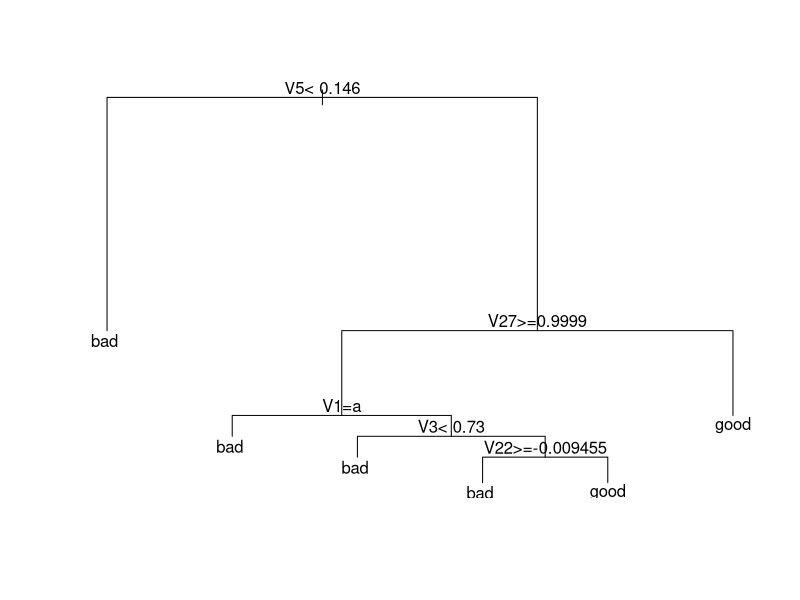

R code for this plot:

library(rpart)
library(mlbench)
data("Ionosphere")

#set seed to ensure reproducible results

set.seed(42)
#split into training and test sets
trainsetindex <- sample(1:nrow(Ionosphere),as.integer(0.80*nrow(Ionosphere)),replace=FALSE)

#separate training and test sets
trainset <- Ionosphere[trainsetindex,]
testset <- Ionosphere[-trainsetindex,]


#get column index of predicted variable in dataset

typeColNum <- grep("Class",names(Ionosphere))
#build model
rpart_model <- rpart(Class~.,data = trainset, method="class")

#plot tree

plot(rpart_model);
text(rpart_model)
####prediction
predict<-predict(rpart_model,testset[,-typeColNum],type="class")
######confusion matrix
table(true=testset$Class,pred=predict)
#######Accuracy of the model=0.8732394
mean(predict==testset$Class)
